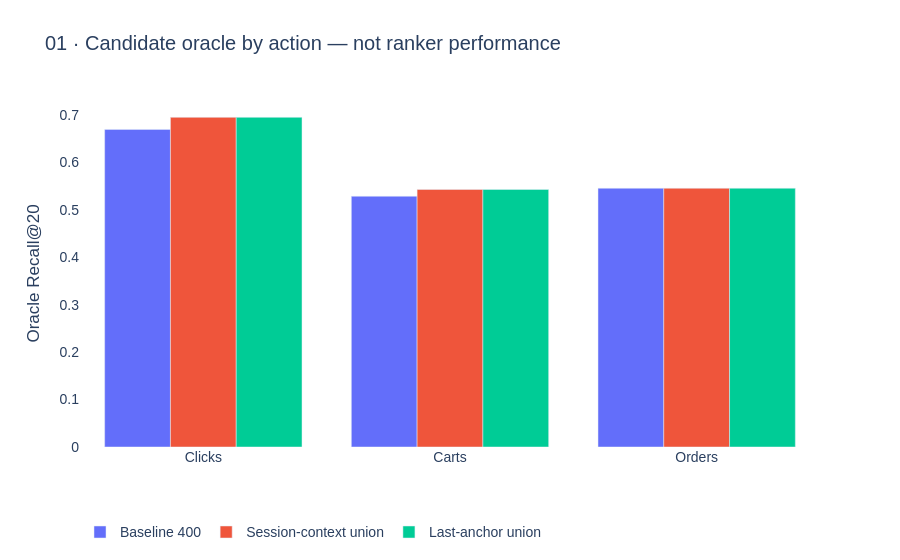

This figure's notebook cell:
### Markdown cell above
## Chart 1

### Code cell
view.show_chart(1)

### Figure 1 — Plotly figure (JSON) as saved in the notebook; plotly's stock layout.template omitted (floating-point values rounded to 4 significant figures)
{"data": [{"name": "Baseline 400", "type": "bar", "x": ["Clicks", "Carts", "Orders"], "y": [0.6695, 0.5286, 0.5455]}, {"name": "Session-context union", "type": "bar", "x": ["Clicks", "Carts", "Orders"], "y": [0.6949, 0.5429, 0.5455]}, {"name": "Last-anchor union", "type": "bar", "x": ["Clicks", "Carts", "Orders"], "y": [0.6949, 0.5429, 0.5455]}], "layout": {"barmode": "group", "font": {"family": "Arial", "size": 14}, "legend": {"orientation": "h", "y": -0.2}, "paper_bgcolor": "white", "plot_bgcolor": "white", "title": {"text": "01 · Candidate oracle by action — not ranker performance"}, "xaxis": {"automargin": true}, "yaxis": {"automargin": true, "title": {"text": "Oracle Recall@20"}}}}
